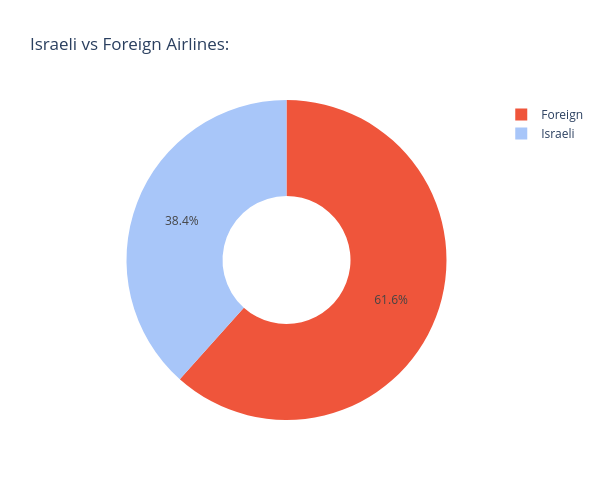

The cell this chart's notebook holds for it:
### Code cell
# 4. How many of the airlines are Israeli?"
 
today_flight = today_flight.copy()

israeli_airline = ['EL AL ISRAEL AIRLINES', 'ARKIA ISRAELI AIRLINES', 'ISRAIR AIRLINES']

# new column to sort by israeli or foreign
today_flight.loc[:, 'israeli_vs_foreign'] = today_flight['airline_name'].apply(lambda x: 'Israeli' if x in israeli_airline else 'Foreign')

flight_distribution = today_flight['israeli_vs_foreign'].value_counts()

# chart:
fig = px.pie(
    values=flight_distribution.values,
    names=flight_distribution.index,
    title="Israeli vs Foreign Airlines:",
    hole=0.4,
    color=flight_distribution.index,
    color_discrete_map={'Israeli': "#A8C6F9", 'Foreign': '#EF553B'}
)

# size of chart
fig.update_layout(
    width=600,  
    height=500
)

fig.show()

### Figure 1 — Plotly figure (JSON) as saved in the notebook; plotly's stock layout.template omitted (floating-point values rounded to 4 significant figures)
{"data": [{"customdata": [["Foreign"], ["Israeli"]], "domain": {"x": [0, 1], "y": [0, 1]}, "hole": 0.4, "hovertemplate": "label=%{label}<br>value=%{value}<br>color=%{customdata[0]}<extra></extra>", "labels": ["Foreign", "Israeli"], "legendgroup": "", "marker": {"colors": ["#EF553B", "#A8C6F9"]}, "name": "", "showlegend": true, "type": "pie", "values": [183, 114]}], "layout": {"height": 500, "legend": {"tracegroupgap": 0}, "title": {"text": "Israeli vs Foreign Airlines:"}, "width": 600}}
